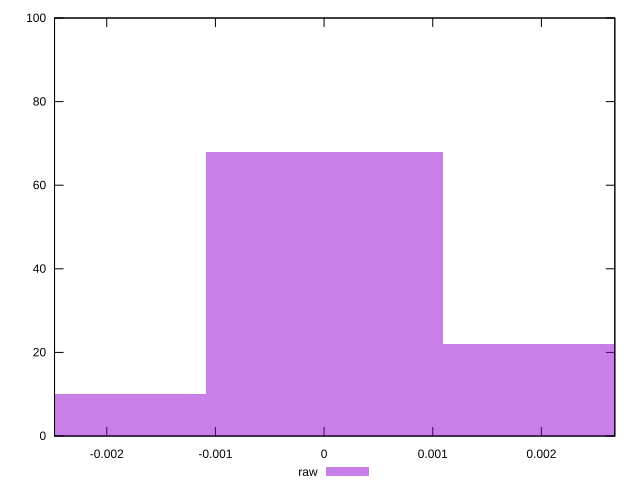

gnuplot code for this plot:
reset

$raw <<EOF
-0.002181984550841029 10
0 68
0.002181984550841029 22
EOF

set key outside below
set boxwidth 0.002181984550841029
set xrange [-0.0024806720457930934:0.002675728366212085]
set yrange [0:100]
set trange [0:100]
set style fill transparent solid 0.5 noborder
set terminal svg size 640, 490 enhanced background rgb 'white'
set output "report_00018_2021-02-10T15-25-16.877Z/meta/pScore-difference/samples/pages+cached/raw/histogram.svg"

plot $raw title "raw" with boxes

reset
